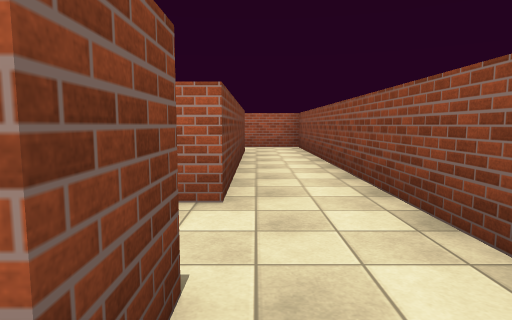
View 1 (above)

24 first-person views from a walk through a scene from a Unity 3-D project. The camera is 1.3 m above the floor, tilts 6° down and sees 75° across. The floor is counted in squares, 2 m on a side. Each view is taken from the middle of a square. On the plan, view 1 faces up. The plan holds only what a view shows up to about 10 squares ahead; the rest is blank. The place goes on beyond the plan. The player is left out. Surface patterns are stand-ins for the level's own textures.

View 2
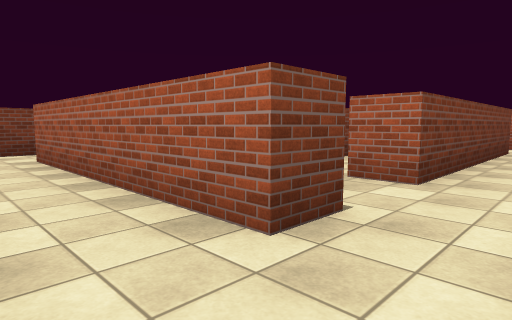

View 3
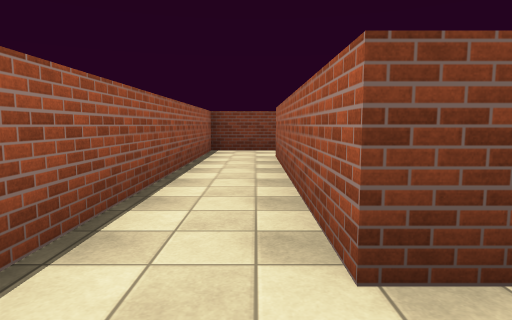

View 4
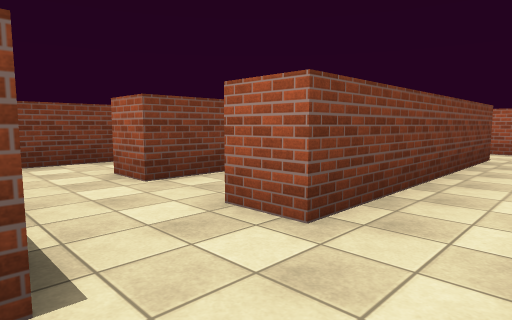

View 5
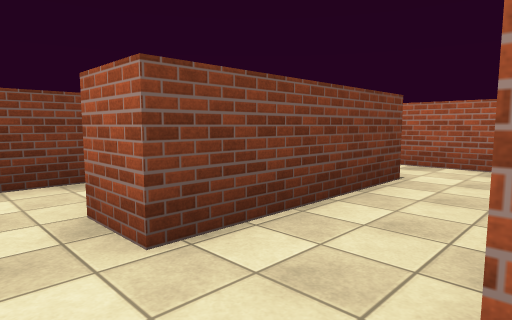

View 6
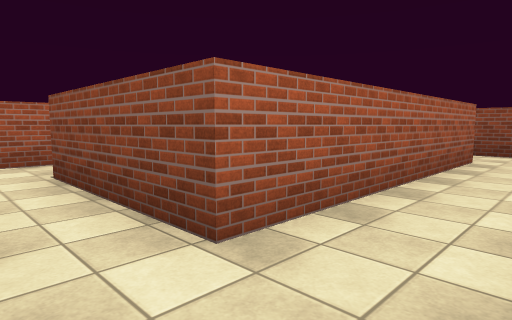

View 7
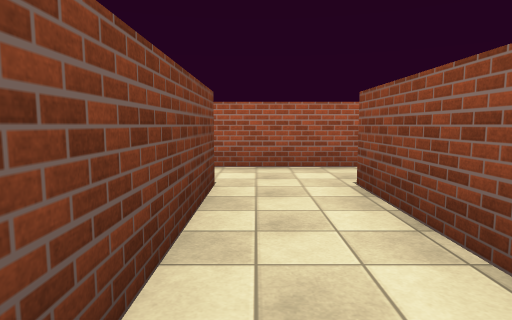

View 8
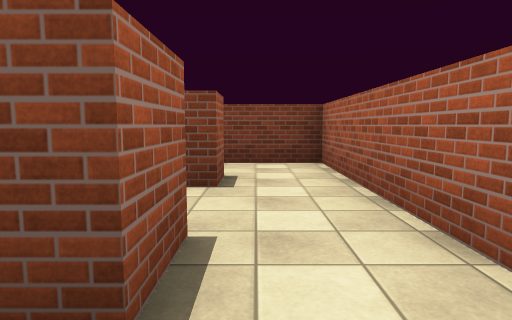

View 9
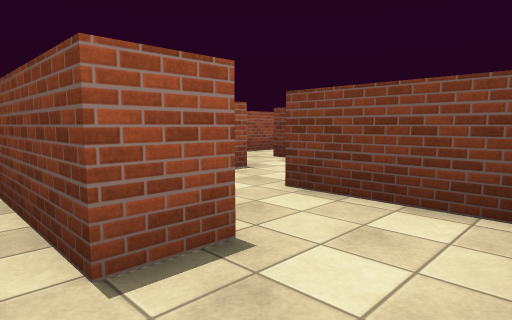

View 10
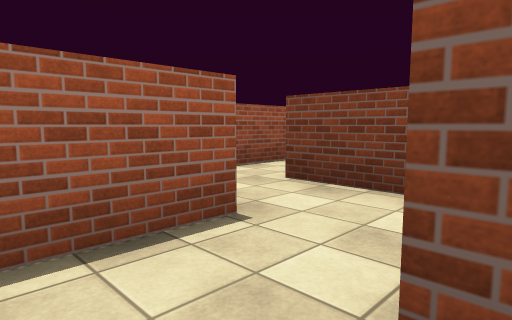

View 11
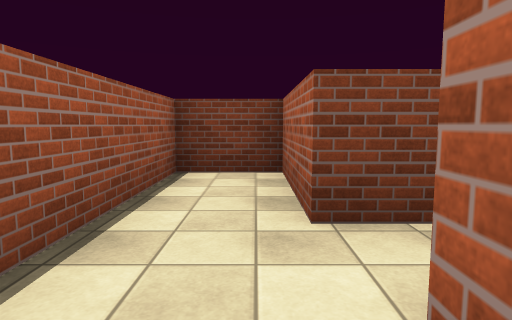

View 12
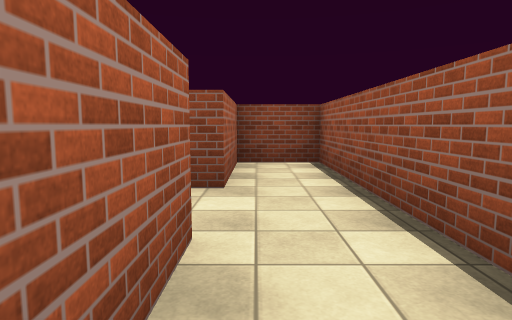

View 13
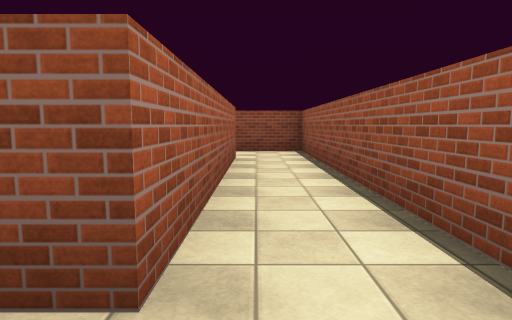

View 14
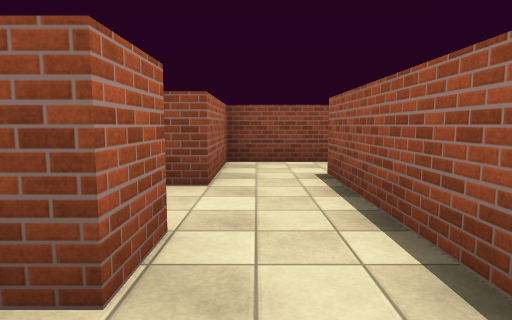

View 15
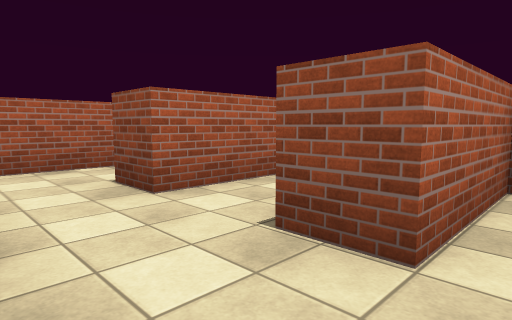

View 16
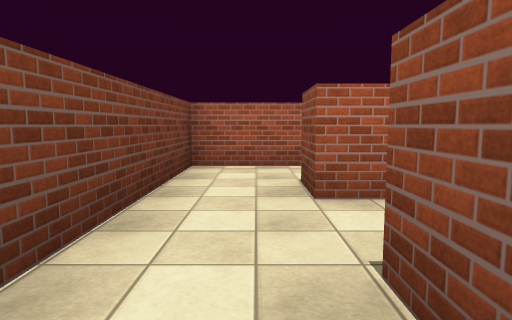

View 17
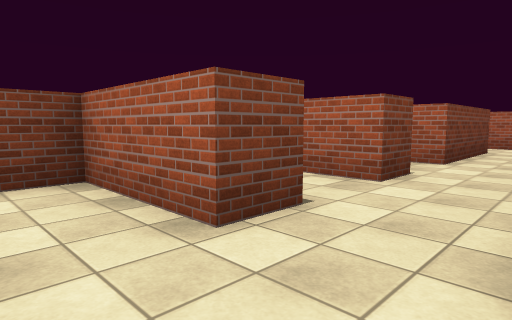

View 18
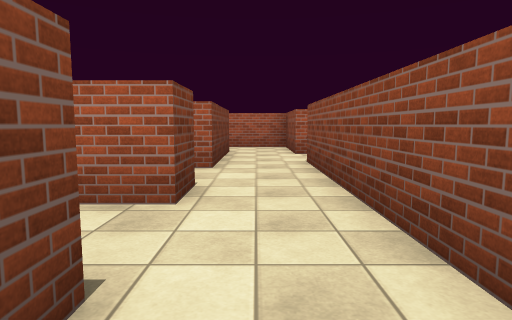

View 19
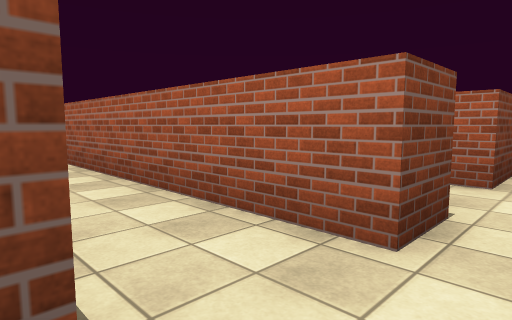

View 20
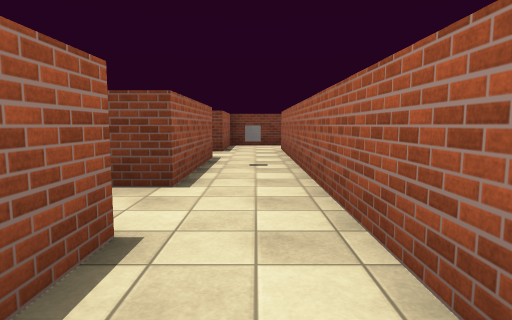

View 21
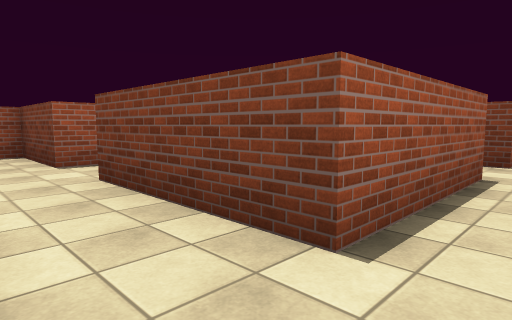

View 22
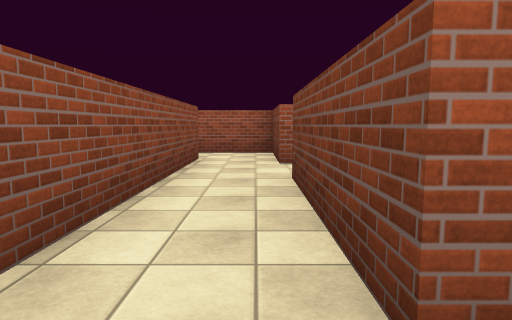

View 23
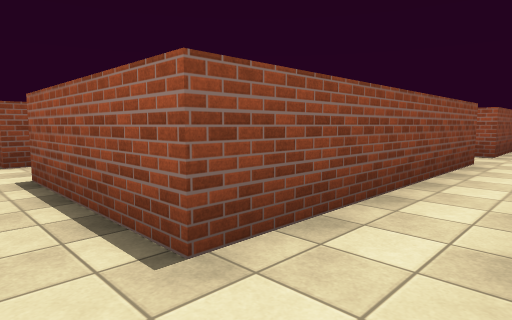

View 24
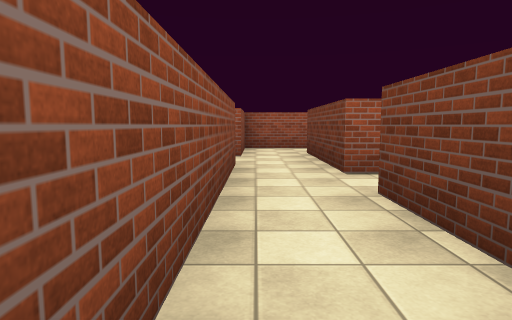

### Floor plan
Key: @ floor where view 1 was taken; # wall or solid block; . floor; C cube.
Columns run from 15 left of view 1 to 2 right of it. Each row starts with its distance up from view 1.
 22             ###
 21             ..#
 20             #.#
 19             #..
 18             #..
 17             #.#
 16             ..#
 15   ###########.#
 14  .....C.......#
 13  ##..###.####.#
 12   #..# #.##....
 11   #..# #.##....
 10   #..# #.##.######
  9   ...# ..##......#
  8   #..# #.##.###..#
  7   #..  #......#..#
  6   #..########.#..#
  5    ..#..... #.#..#
  4    ..#......#.#..#
  3   ####.#.##.#.#..#
  2   #....#.##......#
  1 ###..###.######..#
  0 #......#.......@.#
 -1 ########.........#
 -2        ###########

Where each view was taken, in squares from view 1:
view 1: 0 up, 0 right, facing up
view 2: 1 down, 1 right, facing up-left
view 3: 0 up, 1 right, facing left
view 4: 1 up, 1 right, facing up-left
view 5: 2 up, 1 left, facing up-left
view 6: 1 down, 7 left, facing up-right
view 7: 0 up, 7 left, facing up
view 8: 4 up, 4 left, facing left
view 9: 5 up, 7 left, facing down-left
view 10: 3 up, 9 left, facing down-left
view 11: 0 up, 10 left, facing left
view 12: 0 up, 14 left, facing right
view 13: 0 up, 7 left, facing right
view 14: 7 up, 7 left, facing right
view 15: 7 up, 5 left, facing up-right
view 16: 7 up, 4 left, facing up
view 17: 11 up, 1 left, facing up-left
view 18: 12 up, 2 left, facing up
view 19: 13 up, 2 left, facing up-left
view 20: 14 up, 4 left, facing left
view 21: 14 up, 6 left, facing down-left
view 22: 14 up, 7 left, facing down
view 23: 14 up, 12 left, facing down-right
view 24: 13 up, 11 left, facing down
